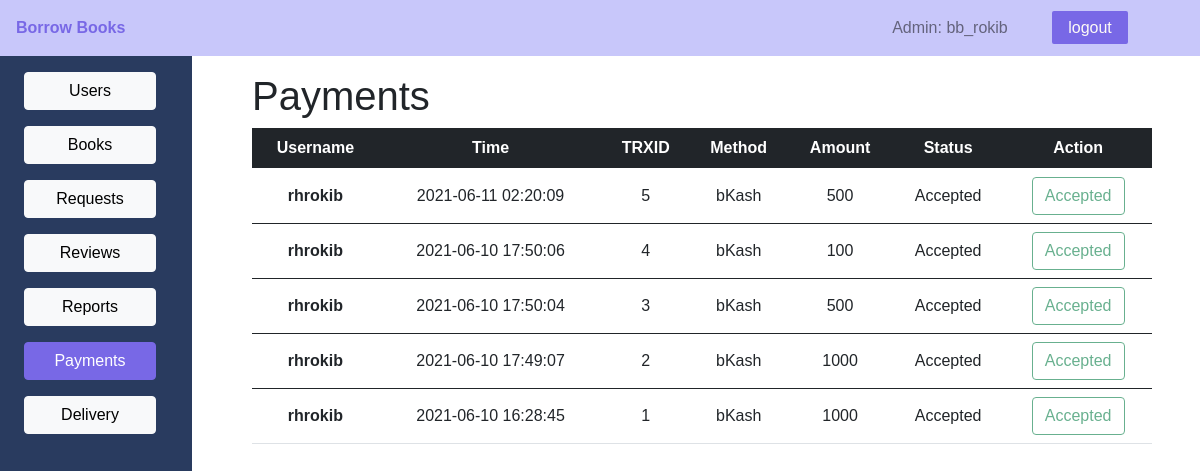
The page /admin/payment.php (signed in) on the database as committed earlier.
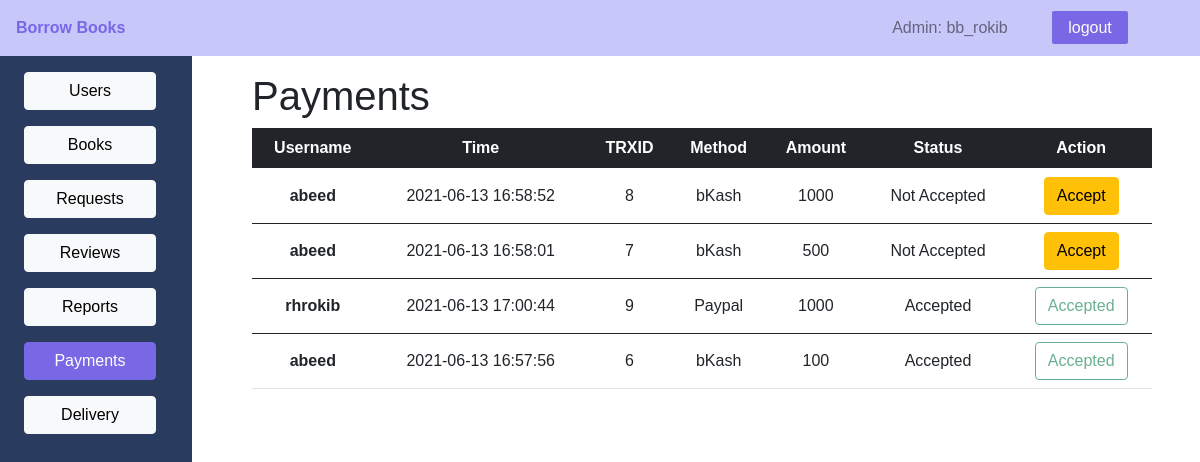
The same page on the database as committed later.
### tables this page shows
CREATE TABLE `payment` (
  `trxid` int(11) NOT NULL,
  `amount` double NOT NULL,
  `method` varchar(10) NOT NULL,
  `time` datetime NOT NULL,
  `status` varchar(15) NOT NULL DEFAULT 'Not Accepted',
  `username` varchar(30) NOT NULL
);

### admin/payment.php (the view, shortened to what this page needs)
<?php
require_once('./../db_config.php');
if (!isset($_SESSION['admin']) &&  empty($_SESSION['admin'])) {
?>
  <script>
    location.assign("./login.php");
  </script>
<?php
} else {
  $username = $_SESSION['admin'];
  $retObj = $pdo->query("SELECT * FROM payment ORDER BY status DESC, time DESC");
  $posts = $retObj->fetchAll();
?>
  <!DOCTYPE html>
  <html lang="en">
  <head>
    <link href="https://cdn.jsdelivr.net/npm/bootstrap@5.0.1/dist/css/bootstrap.min.css" rel="stylesheet">
    <link rel="stylesheet" href="./../profile/profile.css">
    <link rel="stylesheet" href="./admin.css">
  </head>
  <body>
    <header class='main-header'>
      <div>
        <a class="main-header-logo" href="#">Borrow Books</a>
      </div>
      <nav class="main-nav ">
        <ul class="main-nav__items">
          <li class="main-nav__item text-black-50 ">Admin: <?php echo $username; ?></li>
          <li class="main-nav__item nav-logout"><a href="./logout.php">logout</a></li>
        </ul>
      </nav>
    </header>
    <main>
      <div class="row">
        <div class="col-2 my-sidebar">
          <div class="container-fluid d-grid mt-3">
            <a href="./user.php" class="btn btn-light btn-block">Users</a>
            <a href="./books.php" class="btn btn-light btn-block mt-3">Books</a>
            <a href="./request.php" class="btn btn-light btn-block mt-3">Requests</a>
            <a href="./review.php" class="btn btn-light btn-block mt-3">Reviews</a>
            <a href="./reports.php" class="btn btn-light btn-block mt-3">Reports</a>
            <a href="./payment.php" class="btn btn-primary btn-block mt-3">Payments</a>
            <a href="./delivery.php" class="btn btn-light btn-block mt-3">Delivery</a>
          </div>
        </div>
        <div class="col-10">
          <div class="container px-5 mt-3">
            <h1>Payments</h1>
            <table class="table  text-center">
              <thead class='table-dark'>
                <tr>
                  <th scope="col">Username</th>
                  <th scope="col">Time</th>
                  <th scope="col">TRXID</th>
                  <th scope="col">Method</th>
                  <th scope="col">Amount</th>
                  <th scope="col">Status</th>
                  <th scope="col">Action</th>
                </tr>
              </thead>
              <?php foreach ($posts as $post) { ?>
                <tbody class="align-middle">
                  <tr>
                    <th scope="row"><?php echo $post['username']; ?></th>
                    <td><?php echo $post['time']; ?></td>
                    <td><?php echo $post['trxid']; ?></td>
                    <td><?php echo $post['method']; ?></td>
                    <td><?php echo $post['amount']; ?></td>
                    <td><?php echo $post['status']; ?></td>
                    <td class="text-center">
                      <form action="./payment.php" method="post">
                        <?php
                        if ($post['status'] === 'Accepted') {
                          ?>
                          <button type="submit" class="btn btn-outline-success" disabled>Accepted</button>
                          <?php
                        } else {
                          ?>
                          <button type="submit" class="btn btn-warning">Accept</button>
                          <?php
                        }
                        ?>
                      </form>
                    </td>
                  </tr>
                </tbody>
              <?php } ?>
            </table>
          </div>
        </div>
      </div>
    </main>
  </body>
  </html>
  <?php
}
  ?>

Rows that differ between the two databases and show on the page:
removed payment: username "rhrokib", time "2021-06-11 02:20:09", trxid "5", method "bKash", amount "500", status "Accepted"
removed payment: username "rhrokib", time "2021-06-10 17:50:06", trxid "4", method "bKash", amount "100", status "Accepted"
removed payment: username "rhrokib", time "2021-06-10 17:50:04", trxid "3", method "bKash", amount "500", status "Accepted"
removed payment: username "rhrokib", time "2021-06-10 17:49:07", trxid "2", method "bKash", amount "1000", status "Accepted"
removed payment: username "rhrokib", time "2021-06-10 16:28:45", trxid "1", method "bKash", amount "1000", status "Accepted"
added payment: username "abeed", time "2021-06-13 16:58:52", trxid "8", method "bKash", amount "1000", status "Not Accepted"
added payment: username "abeed", time "2021-06-13 16:58:01", trxid "7", method "bKash", amount "500", status "Not Accepted"
added payment: username "rhrokib", time "2021-06-13 17:00:44", trxid "9", method "Paypal", amount "1000", status "Accepted"
added payment: username "abeed", time "2021-06-13 16:57:56", trxid "6", method "bKash", amount "100", status "Accepted"
